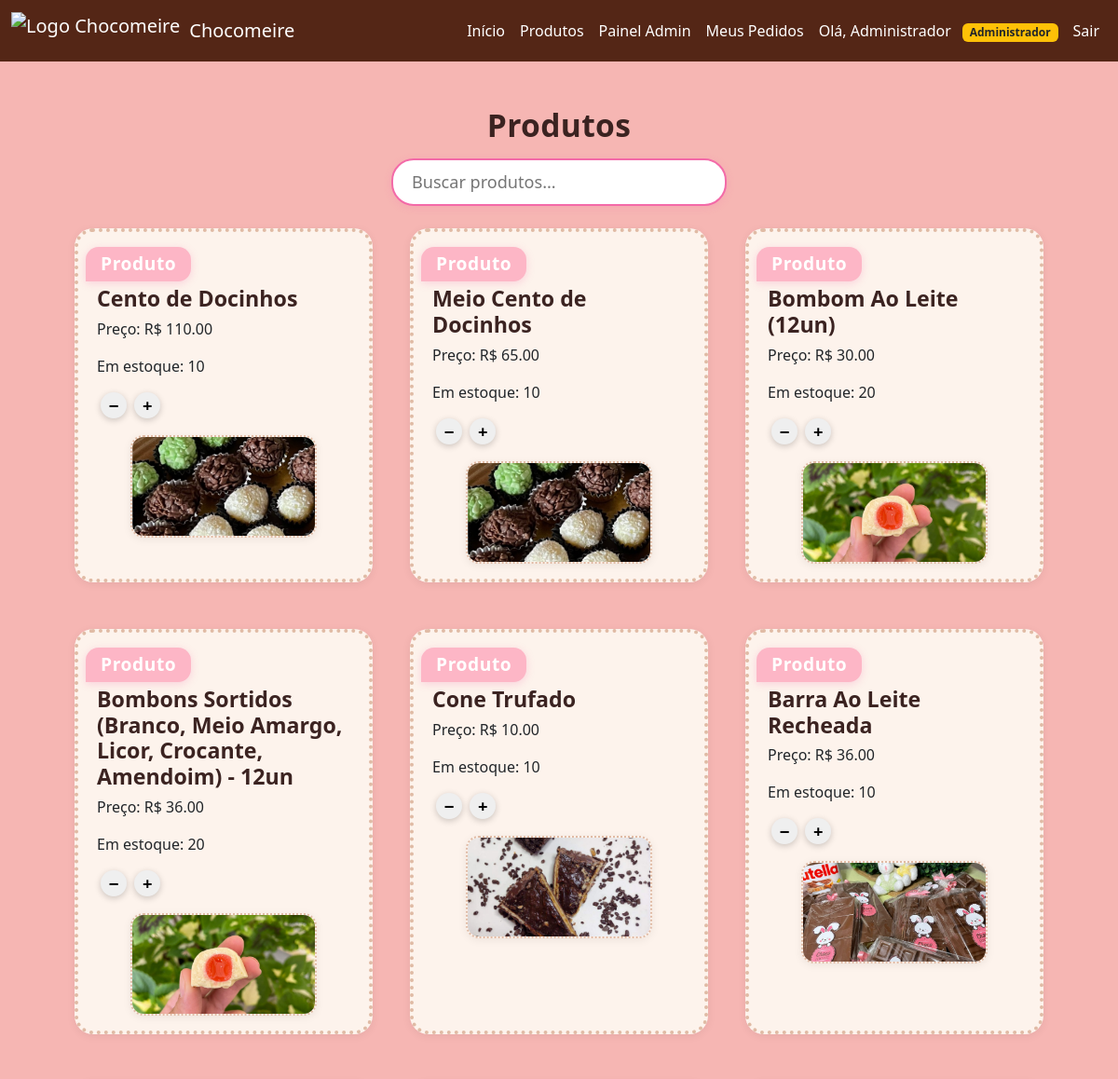
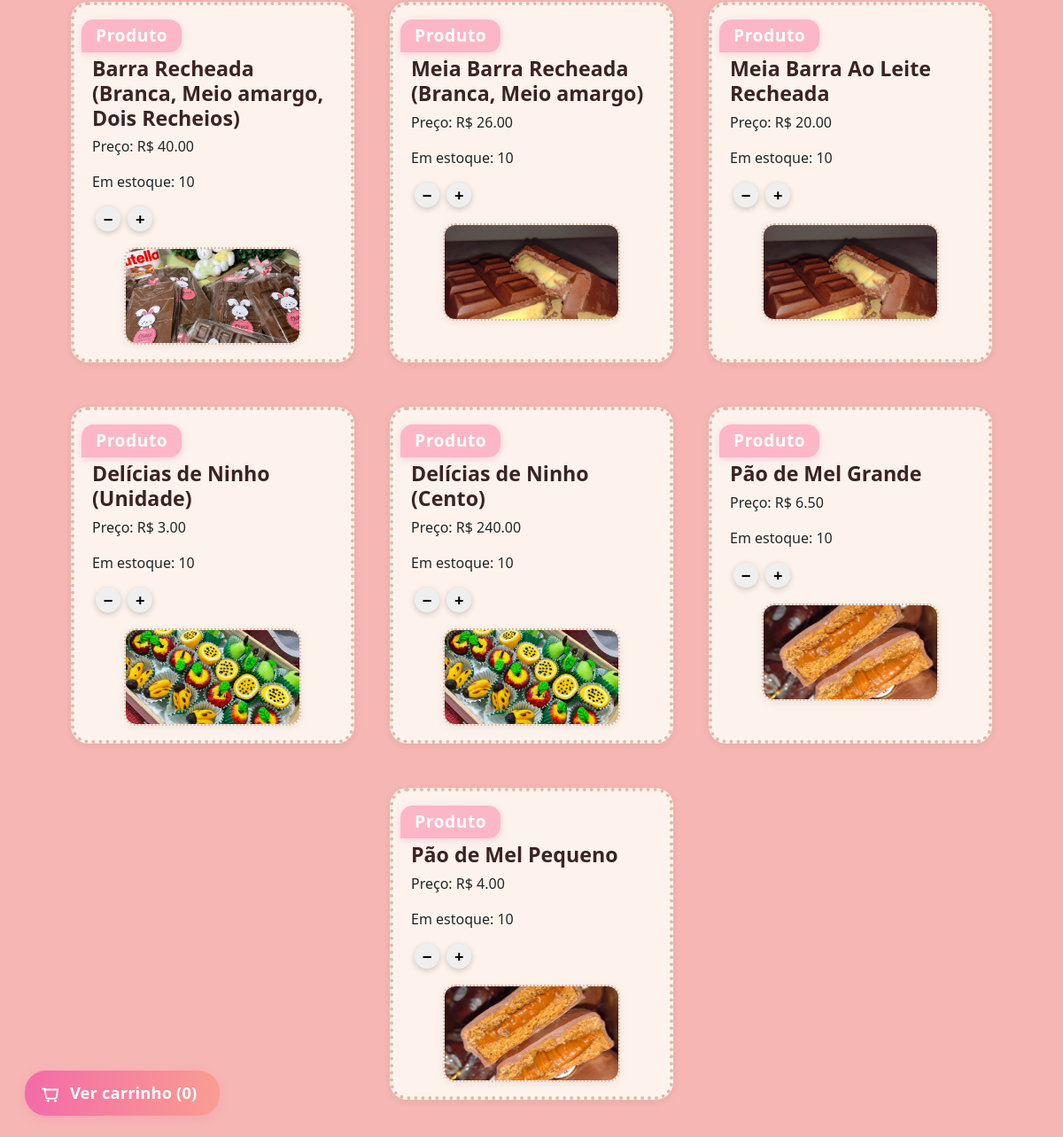
Page /produtos (signed in) on the committed database (2 pictures, top to bottom).
### app.py (models this page shows)
class User(db.Model):
    id = db.Column(db.Integer, primary_key=True)
    nome = db.Column(db.String(100), nullable=False)
    email = db.Column(db.String(100), unique=True, nullable=False)
    senha = db.Column(db.String(200), nullable=False)
    is_admin = db.Column(db.Boolean, default=False)

### models/produto.py (models this page shows, shortened)
class Produto(db.Model):
    id = db.Column(db.Integer, primary_key=True)
    nome = db.Column(db.String(100), nullable=False)
    preco = db.Column(db.Float, nullable=False)
    estoque = db.Column(db.Integer, nullable=False)
    imagem = db.Column(db.String(200), nullable=True)

### app.py (the view)
@app.route('/produtos')
def produtos():
    usuario = get_usuario_logado()
    produtos = Produto.query.all()
    return render_template('produtos.html', usuario=usuario, produtos=produtos)

### app.py (called while the page is built)
def get_usuario_logado():
    if 'usuario_id' in session:
        return db.session.get(User, session['usuario_id'])
    return None

### templates/produtos.html (shortened to what this page needs)
{% extends 'base.html' %}
{% block content %}
<div class="container text-center mt-5">
    <h2 class="titulo-centralizado">Produtos</h2>
    <div class="search-bar-container">
        <input type="text" id="search-input" class="search-bar" placeholder="Buscar produtos..." onkeyup="filtrarProdutos()"/>
    </div>
    <div class="produtos-lista">
        {% for produto in produtos %}
        <div class="produto-card-grande">
            <div class="produto-info-grande">
                <span class="tag-produto">Produto</span>
                <h3>{{ produto.nome }}</h3>
                <p>Preço: R$ {{ "%.2f"|format(produto.preco) }}</p>
                <p>Em estoque: {{ produto.estoque }}</p>
                <button class="btn-menor" onclick="removeFromCart('{{ produto.id }}')">−</button>
                <button class="btn-menor" onclick="addToCart('{{ produto.id }}')">+</button>
            </div>
            {% if produto.imagem %}
            <div class="imagem-e-botoes-centralizada">
                <img src="{{ url_for('static', filename=produto.imagem) }}" alt="{{ produto.nome }}" class="imagem-produto-grande">
            </div>
            {% endif %}
        </div>
        {% endfor %}
    </div>
    <a href="{{ url_for('carrinho') }}" class="carrinho-link-produtos" id="cart-fab">
        Ver carrinho (<span id="cart-qty">0</span>)
    </a>
</div>
{% endblock %}

### templates/base.html (shortened to what this page needs)
<!DOCTYPE html>
<html lang="pt-BR">
<head>
    <link href="https://cdn.jsdelivr.net/npm/bootstrap@5.3.0/dist/css/bootstrap.min.css" rel="stylesheet">
    <link href="{{ url_for('static', filename='style.css') }}" rel="stylesheet">
</head>
<body>
    <nav class="navbar navbar-expand-lg navbar-custom">
        <div class="container-fluid">
            <a class="navbar-brand d-flex align-items-center" href="/">
                <img src="https://raw.githubusercontent.com/unimetrocamp-startupclass/LTD.2025.1.028-CHOCOMEIRE/main/static/Logo.Chocomeire.jpg" alt="Logo Chocomeire">
                Chocomeire
            </a>
            <div class="collapse navbar-collapse" id="navbarNav">
                <ul class="navbar-nav ms-auto">
                    <li class="nav-item"><a class="nav-link" href="/">Início</a></li>
                    <li class="nav-item"><a class="nav-link" href="/produtos">Produtos</a></li>
                    {% if usuario %}
                        {% if usuario.is_admin %}
                            <li class="nav-item">
                                <a class="nav-link" href="{{ url_for('admin_dashboard') }}">Painel Admin</a>
                            </li>
                        {% endif %}
                        <li class="nav-item">
                            <a class="nav-link" href="{{ url_for('meus_pedidos') }}">Meus Pedidos</a>
                        </li>
                        <li class="nav-item">
                            <a class="nav-link disabled">
                                Olá, {{ usuario.nome }}
                                {% if usuario.is_admin %}
                                    <span class="badge bg-warning text-dark ms-2">Administrador</span>
                                {% endif %}
                            </a>
                        </li>
                        <li class="nav-item">
                            <a class="nav-link" href="/logout">Sair</a>
                        </li>
                    {% else %}
                        <li class="nav-item"><a class="nav-link" href="/login">Login</a></li>
                        <li class="nav-item"><a class="nav-link" href="/cadastro">Cadastre-se</a></li>
                    {% endif %}
                </ul>
            </div>
        </div>
    </nav>
    <main class="container mt-4">
        {% block content %}{% endblock %}
    </main>
</body>
</html>

### static/style.css (style rules this page uses)
body { background-color: #f6b6b3; font-family: 'Segoe UI', Arial, sans-serif; margin: 0; padding: 0; }
.navbar-custom { background-color: #542616; }
.navbar-custom .navbar-brand, .navbar-custom .nav-link, .navbar-custom .navbar-toggler-icon { color: #fff; }
.navbar-brand img { height: 40px; margin-right: 10px; }
.titulo-centralizado { text-align: center; margin-top: 18px; margin-bottom: 16px; font-size: 2.1rem; font-weight: 700; letter-spacing: 0.01em; color: #3b2321; }
.search-bar-container { display: flex; justify-content: center; margin-bottom: 24px; margin-top: 8px; }
.search-bar { width: 360px; max-width: 90vw; padding: 10px 20px; border-radius: 24px; border: 2px solid #f36aa8; font-size: 1.13rem; box-shadow: 0 2px 8px #f36aa830; outline: none; background: #fff; color: #3b2321; transition: border 0.2s, box-shadow 0.2s; }
.produtos-lista { display: flex; flex-wrap: wrap; gap: 40px; justify-content: center; margin-top: 16px; margin-bottom: 32px; }
.produto-card-grande { background: #fdf3ec; border-radius: 20px; border: 4px dotted #e0bba5; box-shadow: 0 2px 10px #0001; padding: 16px 20px; width: 320px; max-width: 98vw; display: flex; flex-direction: column; align-items: stretch; transition: box-shadow 0.2s; margin-bottom: 10px; box-sizing: border-box; }
.produto-info-grande { text-align: left; margin-bottom: 8px; }
.produto-info-grande h2, .produto-info-grande h3 { margin: 0 0 6px 0; font-size: 1.45rem; font-weight: 700; color: #3b2321; }
.btn-menor { width: 28px; height: 28px; font-size: 1.15rem; font-weight: bold; border-radius: 50%; border: none; box-shadow: 0 2px 7px #0003; display: inline-flex; align-items: center; justify-content: center; line-height: 28px; cursor: pointer; z-index: 2; transition: background 0.2s, color 0.2s; padding: 0; margin-left: 4px; }
.imagem-e-botoes-centralizada { display: flex; justify-content: center; margin-top: 10px; }
.imagem-produto-grande { width: 200px; height: 110px; border-radius: 14px; border: 2.5px dotted #e0bba5; background: #fdf3ec; box-shadow: 0 2px 10px #0001; object-fit: cover; display: block; }
.carrinho-link-produtos { display: inline-block; background: linear-gradient(90deg, #f36aa8 0%, #fa9d91 100%); color: #fff !important; font-weight: 600; padding: 12px 26px 12px 18px; border-radius: 24px; text-decoration: none; box-shadow: 0 4px 12px #f36aa830; font-size: 1.14rem; transition: background 0.2s, box-shadow 0.2s, transform 0.1s; position: fixed; left: 28px; bottom: 24px; z-index: 999; border: none; outline: none; cursor: pointer; letter-spacing: 0.01em; }
.carrinho-link-produtos svg { vertical-align: middle; margin-right: 6px; }
.tag-produto { display: inline-block; background: #fdb6c6; color: #fff; font-weight: 700; font-size: 1.2rem; border-radius: 14px 14px 14px 0; padding: 4px 16px; margin-bottom: 5px; margin-left: -12px; box-shadow: 0 2px 8px #f36aa840; letter-spacing: 0.03em; }

### rows in the picture
User: nome "Administrador"
Produto: nome "Cento de Docinhos", preco "110.00", estoque "10", imagem (picture)
Produto: nome "Meio Cento de Docinhos", preco "65.00", estoque "10", imagem (picture)
Produto: nome "Bombom Ao Leite (12un)", preco "30.00", estoque "20", imagem (picture)
Produto: nome "Bombons Sortidos (Branco, Meio Amargo, Licor, Crocante, Amendoim) - 12un", preco "36.00", estoque "20", imagem (picture)
Produto: nome "Cone Trufado", preco "10.00", estoque "10", imagem (picture)
Produto: nome "Barra Ao Leite Recheada", preco "36.00", estoque "10", imagem (picture)
Produto: nome "Barra Recheada (Branca, Meio amargo, Dois Recheios)", preco "40.00", estoque "10", imagem (picture)
Produto: nome "Meia Barra Recheada (Branca, Meio amargo)", preco "26.00", estoque "10", imagem (picture)
Produto: nome "Meia Barra Ao Leite Recheada", preco "20.00", estoque "10", imagem (picture)
Produto: nome "Delícias de Ninho (Unidade)", preco "3.00", estoque "10", imagem (picture)
Produto: nome "Delícias de Ninho (Cento)", preco "240.00", estoque "10", imagem (picture)
Produto: nome "Pão de Mel Grande", preco "6.50", estoque "10", imagem (picture)
Produto: nome "Pão de Mel Pequeno", preco "4.00", estoque "10", imagem (picture)
